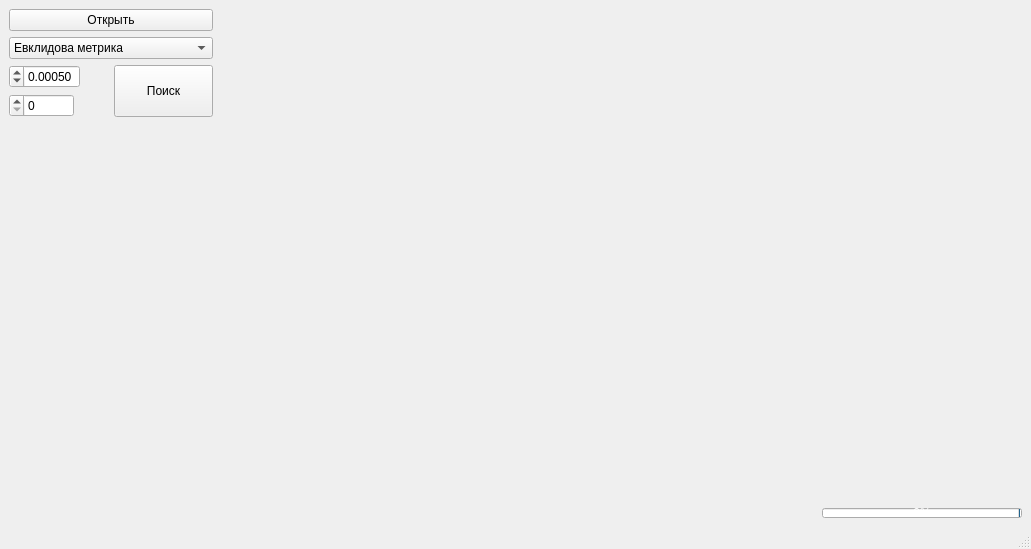
<?xml version="1.0" encoding="UTF-8"?>
<ui version="4.0">
 <class>MainWindow</class>
 <widget class="QMainWindow" name="MainWindow">
  <property name="geometry">
   <rect>
    <x>0</x>
    <y>0</y>
    <width>1031</width>
    <height>549</height>
   </rect>
  </property>
  <property name="sizePolicy">
   <sizepolicy hsizetype="Preferred" vsizetype="Preferred">
    <horstretch>0</horstretch>
    <verstretch>0</verstretch>
   </sizepolicy>
  </property>
  <property name="windowTitle">
   <string>MainWindow</string>
  </property>
  <widget class="QWidget" name="centralwidget">
   <property name="sizePolicy">
    <sizepolicy hsizetype="Expanding" vsizetype="Expanding">
     <horstretch>0</horstretch>
     <verstretch>0</verstretch>
    </sizepolicy>
   </property>
   <property name="layoutDirection">
    <enum>Qt::RightToLeft</enum>
   </property>
   <layout class="QVBoxLayout" name="verticalLayout_3">
    <item>
     <layout class="QHBoxLayout" name="horizontalLayout_4">
      <item>
       <spacer name="horizontalSpacer_2">
        <property name="orientation">
         <enum>Qt::Horizontal</enum>
        </property>
        <property name="sizeHint" stdset="0">
         <size>
          <width>40</width>
          <height>20</height>
         </size>
        </property>
       </spacer>
      </item>
      <item>
       <layout class="QVBoxLayout" name="verticalLayout_4">
        <item>
         <widget class="QPushButton" name="buttonOpen">
          <property name="sizePolicy">
           <sizepolicy hsizetype="Minimum" vsizetype="Minimum">
            <horstretch>0</horstretch>
            <verstretch>0</verstretch>
           </sizepolicy>
          </property>
          <property name="minimumSize">
           <size>
            <width>0</width>
            <height>0</height>
           </size>
          </property>
          <property name="layoutDirection">
           <enum>Qt::RightToLeft</enum>
          </property>
          <property name="autoFillBackground">
           <bool>false</bool>
          </property>
          <property name="text">
           <string>Открыть</string>
          </property>
         </widget>
        </item>
        <item>
         <widget class="QComboBox" name="comboBox">
          <property name="sizePolicy">
           <sizepolicy hsizetype="Minimum" vsizetype="Minimum">
            <horstretch>0</horstretch>
            <verstretch>0</verstretch>
           </sizepolicy>
          </property>
          <property name="minimumSize">
           <size>
            <width>0</width>
            <height>0</height>
           </size>
          </property>
          <property name="sizeIncrement">
           <size>
            <width>0</width>
            <height>0</height>
           </size>
          </property>
          <property name="baseSize">
           <size>
            <width>0</width>
            <height>0</height>
           </size>
          </property>
          <property name="layoutDirection">
           <enum>Qt::LeftToRight</enum>
          </property>
          <property name="editable">
           <bool>false</bool>
          </property>
          <item>
           <property name="text">
            <string>Евклидова метрика</string>
           </property>
          </item>
          <item>
           <property name="text">
            <string>Манхеттенова метрика</string>
           </property>
          </item>
          <item>
           <property name="text">
            <string>Косинус угла между векторами</string>
           </property>
          </item>
          <item>
           <property name="text">
            <string>Редкий/частый цвет</string>
           </property>
          </item>
         </widget>
        </item>
        <item>
         <layout class="QHBoxLayout" name="horizontalLayout_3">
          <item>
           <widget class="QPushButton" name="buttonSearch">
            <property name="sizePolicy">
             <sizepolicy hsizetype="Minimum" vsizetype="Minimum">
              <horstretch>0</horstretch>
              <verstretch>0</verstretch>
             </sizepolicy>
            </property>
            <property name="layoutDirection">
             <enum>Qt::RightToLeft</enum>
            </property>
            <property name="text">
             <string>Поиск</string>
            </property>
           </widget>
          </item>
          <item>
           <layout class="QVBoxLayout" name="verticalLayout">
            <item alignment="Qt::AlignRight">
             <widget class="QDoubleSpinBox" name="doubleSpinBox">
              <property name="sizePolicy">
               <sizepolicy hsizetype="Minimum" vsizetype="Minimum">
                <horstretch>0</horstretch>
                <verstretch>0</verstretch>
               </sizepolicy>
              </property>
              <property name="minimumSize">
               <size>
                <width>65</width>
                <height>0</height>
               </size>
              </property>
              <property name="maximumSize">
               <size>
                <width>16777215</width>
                <height>16777215</height>
               </size>
              </property>
              <property name="decimals">
               <number>5</number>
              </property>
              <property name="maximum">
               <double>1.000000000000000</double>
              </property>
              <property name="singleStep">
               <double>0.000050000000000</double>
              </property>
              <property name="value">
               <double>0.000500000000000</double>
              </property>
             </widget>
            </item>
            <item alignment="Qt::AlignRight">
             <widget class="QSpinBox" name="spinBox">
              <property name="sizePolicy">
               <sizepolicy hsizetype="Minimum" vsizetype="Minimum">
                <horstretch>0</horstretch>
                <verstretch>0</verstretch>
               </sizepolicy>
              </property>
              <property name="minimumSize">
               <size>
                <width>65</width>
                <height>0</height>
               </size>
              </property>
              <property name="maximumSize">
               <size>
                <width>16777215</width>
                <height>16777215</height>
               </size>
              </property>
              <property name="maximum">
               <number>100</number>
              </property>
              <property name="singleStep">
               <number>5</number>
              </property>
             </widget>
            </item>
           </layout>
          </item>
         </layout>
        </item>
       </layout>
      </item>
     </layout>
    </item>
    <item>
     <layout class="QHBoxLayout" name="horizontalLayout">
      <item>
       <widget class="QLabel" name="label_img_right">
        <property name="sizePolicy">
         <sizepolicy hsizetype="Expanding" vsizetype="Expanding">
          <horstretch>0</horstretch>
          <verstretch>0</verstretch>
         </sizepolicy>
        </property>
        <property name="styleSheet">
         <string notr="true"/>
        </property>
        <property name="text">
         <string/>
        </property>
        <property name="scaledContents">
         <bool>false</bool>
        </property>
        <property name="alignment">
         <set>Qt::AlignRight|Qt::AlignTop|Qt::AlignTrailing</set>
        </property>
       </widget>
      </item>
      <item>
       <widget class="QLabel" name="label_img_left">
        <property name="sizePolicy">
         <sizepolicy hsizetype="Expanding" vsizetype="Expanding">
          <horstretch>0</horstretch>
          <verstretch>0</verstretch>
         </sizepolicy>
        </property>
        <property name="styleSheet">
         <string notr="true"/>
        </property>
        <property name="text">
         <string/>
        </property>
        <property name="scaledContents">
         <bool>false</bool>
        </property>
        <property name="alignment">
         <set>Qt::AlignRight|Qt::AlignTop|Qt::AlignTrailing</set>
        </property>
       </widget>
      </item>
     </layout>
    </item>
    <item>
     <layout class="QHBoxLayout" name="horizontalLayout_2">
      <item>
       <spacer name="horizontalSpacer">
        <property name="orientation">
         <enum>Qt::Horizontal</enum>
        </property>
        <property name="sizeHint" stdset="0">
         <size>
          <width>40</width>
          <height>20</height>
         </size>
        </property>
       </spacer>
      </item>
      <item>
       <widget class="QLabel" name="color_block">
        <property name="sizePolicy">
         <sizepolicy hsizetype="Fixed" vsizetype="Fixed">
          <horstretch>0</horstretch>
          <verstretch>0</verstretch>
         </sizepolicy>
        </property>
        <property name="minimumSize">
         <size>
          <width>50</width>
          <height>50</height>
         </size>
        </property>
        <property name="maximumSize">
         <size>
          <width>50</width>
          <height>50</height>
         </size>
        </property>
        <property name="baseSize">
         <size>
          <width>0</width>
          <height>0</height>
         </size>
        </property>
        <property name="text">
         <string/>
        </property>
       </widget>
      </item>
      <item>
       <widget class="QLabel" name="label_color_block">
        <property name="sizePolicy">
         <sizepolicy hsizetype="Maximum" vsizetype="Minimum">
          <horstretch>0</horstretch>
          <verstretch>0</verstretch>
         </sizepolicy>
        </property>
        <property name="minimumSize">
         <size>
          <width>200</width>
          <height>0</height>
         </size>
        </property>
        <property name="maximumSize">
         <size>
          <width>200</width>
          <height>16777215</height>
         </size>
        </property>
        <property name="sizeIncrement">
         <size>
          <width>0</width>
          <height>0</height>
         </size>
        </property>
        <property name="baseSize">
         <size>
          <width>0</width>
          <height>0</height>
         </size>
        </property>
        <property name="layoutDirection">
         <enum>Qt::LeftToRight</enum>
        </property>
        <property name="text">
         <string/>
        </property>
        <property name="alignment">
         <set>Qt::AlignLeading|Qt::AlignLeft|Qt::AlignVCenter</set>
        </property>
       </widget>
      </item>
     </layout>
    </item>
    <item>
     <widget class="QProgressBar" name="progressBar">
      <property name="sizePolicy">
       <sizepolicy hsizetype="Minimum" vsizetype="Maximum">
        <horstretch>0</horstretch>
        <verstretch>0</verstretch>
       </sizepolicy>
      </property>
      <property name="maximumSize">
       <size>
        <width>200</width>
        <height>10</height>
       </size>
      </property>
      <property name="value">
       <number>0</number>
      </property>
      <property name="invertedAppearance">
       <bool>false</bool>
      </property>
     </widget>
    </item>
   </layout>
  </widget>
  <widget class="QStatusBar" name="statusbar"/>
 </widget>
 <resources/>
 <connections/>
</ui>
